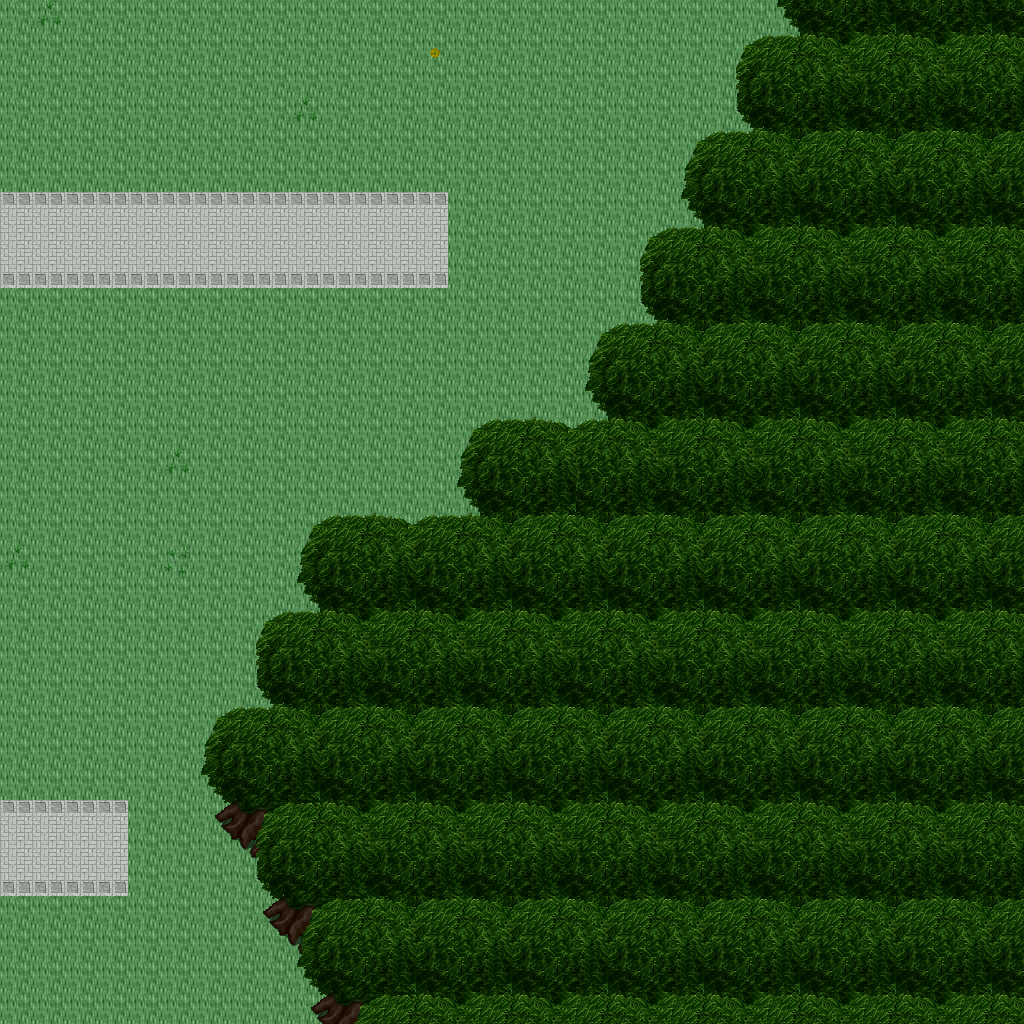

A level layout from a 2D game, rendered from its tile map. Below: a short description, then the map file with tile-grid data replaced by summaries:
An orthogonal 32x32 tile map with 32x32 px tiles, 5 tile layers (Ground, Objects, Objects2, Above, ...), 1 hidden layer not drawn, 53 tilesets.

<map version="1.10" tiledversion="1.11.0" orientation="orthogonal" renderorder="right-down" width="32" height="32" tilewidth="32" tileheight="32" infinite="0" nextlayerid="11" nextobjectid="1">
 <tileset firstgid="1" name="ground_ground" tilewidth="32" tileheight="32" tilecount="33" columns="3">
  <image source="../drawable/ground_ground.png" width="96" height="352" />
 </tileset>
 <tileset firstgid="34" name="building_castle" tilewidth="32" tileheight="32" tilecount="320" columns="20">
  <image source="../drawable/building_castle.png" width="640" height="512" />
 </tileset>
 <tileset firstgid="354" name="ground_square_patch" tilewidth="32" tileheight="32" tilecount="9" columns="3">
  <image source="../drawable/ground_square_patch.png" width="96" height="96" />
 </tileset>
 <tileset firstgid="363" name="building_decoration_banner" tilewidth="32" tileheight="32" tilecount="12" columns="1">
  <image source="../drawable/building_decoration_banner.png" width="32" height="384" />
 </tileset>
 <tileset firstgid="375" name="ground_water_pool" tilewidth="32" tileheight="32" tilecount="72" columns="3">
  <image source="../drawable/ground_water_pool.png" width="96" height="768" />
 </tileset>
 <tileset firstgid="447" name="building_wall_wall_brown" tilewidth="32" tileheight="32" tilecount="12" columns="3">
  <image source="../drawable/building_wall_wall_brown.png" width="96" height="128" />
 </tileset>
 <tileset firstgid="459" name="plant_grasses" tilewidth="32" tileheight="32" tilecount="6" columns="3">
  <image source="../drawable/plant_grasses.png" width="96" height="64" />
 </tileset>
 <tileset firstgid="465" name="plant_flower_daisy_white" tilewidth="32" tileheight="32" tilecount="8" columns="2">
  <image source="../drawable/plant_flower_daisy_white.png" width="64" height="128" />
 </tileset>
 <tileset firstgid="473" name="plant_tree_tree_darkgreen" tilewidth="32" tileheight="32" tilecount="88" columns="8">
  <image source="../drawable/plant_tree_tree_darkgreen.png" width="256" height="352" />
 </tileset>
 <tileset firstgid="561" name="plant_flower_daisy_red" tilewidth="32" tileheight="32" tilecount="8" columns="2">
  <image source="../drawable/plant_flower_daisy_red.png" width="64" height="128" />
 </tileset>
 <tileset firstgid="569" name="ground_grass_edges" tilewidth="32" tileheight="32" tilecount="36" columns="12">
  <image source="../drawable/ground_grass_edges.png" width="384" height="96" />
 </tileset>
 <tileset firstgid="605" name="ground_grass_corners" tilewidth="32" tileheight="32" tilecount="24" columns="6">
  <image source="../drawable/ground_grass_corners.png" width="192" height="128" />
 </tileset>
 <tileset firstgid="629" name="plant_bush_hedge" tilewidth="32" tileheight="32" tilecount="35" columns="5">
  <image source="../drawable/plant_bush_hedge.png" width="160" height="224" />
 </tileset>
 <tileset firstgid="664" name="ground_rock_pebbles" tilewidth="32" tileheight="32" tilecount="3" columns="1">
  <image source="../drawable/ground_rock_pebbles.png" width="32" height="96" />
 </tileset>
 <tileset firstgid="667" name="plant_bush_bushes" tilewidth="32" tileheight="32" tilecount="10" columns="5">
  <image source="../drawable/plant_bush_bushes.png" width="160" height="64" />
 </tileset>
 <tileset firstgid="677" name="building_roof_red" tilewidth="32" tileheight="32" tilecount="20" columns="5">
  <image source="../drawable/building_roof_red.png" width="160" height="128" />
 </tileset>
 <tileset firstgid="697" name="plant_flower_daisy_yellow" tilewidth="32" tileheight="32" tilecount="8" columns="2">
  <image source="../drawable/plant_flower_daisy_yellow.png" width="64" height="128" />
 </tileset>
 <tileset firstgid="705" name="plant_leaves" tilewidth="32" tileheight="32" tilecount="8" columns="4">
  <image source="../drawable/plant_leaves.png" width="128" height="64" />
 </tileset>
 <tileset firstgid="713" name="item_corpse_skull_pale" tilewidth="32" tileheight="32" tilecount="2" columns="2">
  <image source="../drawable/item_corpse_skull_pale.png" width="64" height="32" />
 </tileset>
 <tileset firstgid="715" name="building_roof_blue" tilewidth="32" tileheight="32" tilecount="20" columns="5">
  <image source="../drawable/building_roof_blue.png" width="160" height="128" />
 </tileset>
 <tileset firstgid="735" name="plant_cactus" tilewidth="32" tileheight="32" tilecount="2" columns="1">
  <image source="../drawable/plant_cactus.png" width="32" height="64" />
 </tileset>
 <tileset firstgid="737" name="plant_flower_daisy_blue" tilewidth="32" tileheight="32" tilecount="8" columns="2">
  <image source="../drawable/plant_flower_daisy_blue.png" width="64" height="128" />
 </tileset>
 <tileset firstgid="745" name="plant_stump_stump_brown" tilewidth="32" tileheight="32" tilecount="4" columns="2">
  <image source="../drawable/plant_stump_stump_brown.png" width="64" height="64" />
 </tileset>
 <tileset firstgid="749" name="plant_stump_rectangular" tilewidth="32" tileheight="32" tilecount="4" columns="2">
  <image source="../drawable/plant_stump_rectangular.png" width="64" height="64" />
 </tileset>
 <tileset firstgid="753" name="furniture_carpet_border" tilewidth="32" tileheight="32" tilecount="12" columns="3">
  <image source="../drawable/furniture_carpet_border.png" width="96" height="128" />
 </tileset>
 <tileset firstgid="765" name="ground_pothole" tilewidth="32" tileheight="32" tilecount="4" columns="4">
  <image source="../drawable/ground_pothole.png" width="128" height="32" />
 </tileset>
 <tileset firstgid="769" name="furniture_carpet_carpets" tilewidth="32" tileheight="32" tilecount="8" columns="4">
  <image source="../drawable/furniture_carpet_carpets.png" width="128" height="64" />
 </tileset>
 <tileset firstgid="777" name="building_roof_yellow" tilewidth="32" tileheight="32" tilecount="20" columns="5">
  <image source="../drawable/building_roof_yellow.png" width="160" height="128" />
 </tileset>
 <tileset firstgid="797" name="plant_stump_stump_green" tilewidth="32" tileheight="32" tilecount="4" columns="2">
  <image source="../drawable/plant_stump_stump_green.png" width="64" height="64" />
 </tileset>
 <tileset firstgid="801" name="item_pot_pot_golden_centred" tilewidth="32" tileheight="32" tilecount="3" columns="3">
  <image source="../drawable/item_pot_pot_golden_centred.png" width="96" height="32" />
 </tileset>
 <tileset firstgid="804" name="building_roof_green" tilewidth="32" tileheight="32" tilecount="20" columns="5">
  <image source="../drawable/building_roof_green.png" width="160" height="128" />
 </tileset>
 <tileset firstgid="824" name="item_statue_fairypool" tilewidth="32" tileheight="32" tilecount="16" columns="2">
  <image source="../drawable/item_statue_fairypool.png" width="64" height="256" />
 </tileset>
 <tileset firstgid="840" name="building_window_window_left" tilewidth="32" tileheight="32" tilecount="2" columns="2">
  <image source="../drawable/building_window_window_left.png" width="64" height="32" />
 </tileset>
 <tileset firstgid="842" name="building_window_window_long" tilewidth="32" tileheight="32" tilecount="3" columns="3">
  <image source="../drawable/building_window_window_long.png" width="96" height="32" />
 </tileset>
 <tileset firstgid="845" name="building_door_door_n" tilewidth="32" tileheight="32" tilecount="6" columns="3">
  <image source="../drawable/building_door_door_n.png" width="96" height="64" />
 </tileset>
 <tileset firstgid="851" name="item_postbox" tilewidth="32" tileheight="32" tilecount="4" columns="2">
  <image source="../drawable/item_postbox.png" width="64" height="64" />
 </tileset>
 <tileset firstgid="855" name="building_window_window_right" tilewidth="32" tileheight="32" tilecount="2" columns="2">
  <image source="../drawable/building_window_window_right.png" width="64" height="32" />
 </tileset>
 <tileset firstgid="857" name="building_decoration_blue_circle" tilewidth="32" tileheight="32" tilecount="4" columns="2">
  <image source="../drawable/building_decoration_blue_circle.png" width="64" height="64" />
 </tileset>
 <tileset firstgid="861" name="plant_indoor_flower_baskets" tilewidth="32" tileheight="32" tilecount="3" columns="1">
  <image source="../drawable/plant_indoor_flower_baskets.png" width="32" height="96" />
 </tileset>
 <tileset firstgid="864" name="building_decoration_chimney_big" tilewidth="32" tileheight="32" tilecount="2" columns="1">
  <image source="../drawable/building_decoration_chimney_big.png" width="32" height="64" />
 </tileset>
 <tileset firstgid="866" name="building_decoration_banner_long" tilewidth="32" tileheight="32" tilecount="3" columns="3">
  <image source="../drawable/building_decoration_banner_long.png" width="96" height="32" />
 </tileset>
 <tileset firstgid="869" name="building_decoration_chimney" tilewidth="32" tileheight="32" tilecount="2" columns="1">
  <image source="../drawable/building_decoration_chimney.png" width="32" height="64" />
 </tileset>
 <tileset firstgid="871" name="building_decoration_longhorn_skull" tilewidth="32" tileheight="32" tilecount="6" columns="3">
  <image source="../drawable/building_decoration_longhorn_skull.png" width="96" height="64" />
 </tileset>
 <tileset firstgid="877" name="building_decoration_library_banner" tilewidth="32" tileheight="32" tilecount="6" columns="3">
  <image source="../drawable/building_decoration_library_banner.png" width="96" height="64" />
 </tileset>
 <tileset firstgid="883" name="logic_creature_elf" tilewidth="32" tileheight="32" tilecount="16" columns="8">
  <image source="../drawable/logic_creature_elf.png" width="256" height="64" />
 </tileset>
 <tileset firstgid="899" name="logic_portal" tilewidth="32" tileheight="32" tilecount="24" columns="8">
  <image source="../drawable/logic_portal.png" width="256" height="96" />
 </tileset>
 <tileset firstgid="923" name="logic_collision" tilewidth="32" tileheight="32" tilecount="1" columns="1">
  <image source="../drawable/logic_collision.png" width="32" height="32" />
 </tileset>
 <tileset firstgid="924" name="ground_green_paving" tilewidth="32" tileheight="32" tilecount="18" columns="3">
  <image source="../drawable/ground_green_paving.png" width="96" height="192" />
 </tileset>
 <tileset firstgid="942" name="light_door_light" tilewidth="32" tileheight="32" tilecount="12" columns="3">
  <image source="../drawable/light_door_light.png" width="96" height="128" />
 </tileset>
 <tileset firstgid="954" name="furniture_light_roots_lamp" tilewidth="32" tileheight="32" tilecount="6" columns="2">
  <image source="../drawable/furniture_light_roots_lamp.png" width="64" height="96" />
 </tileset>
 <tileset firstgid="960" name="light_dim_yellow_light_7x5" tilewidth="32" tileheight="32" tilecount="35" columns="7">
  <image source="../drawable/light_dim_yellow_light_7x5.png" width="224" height="160" />
 </tileset>
 <tileset firstgid="995" name="light_yellow_light_5x5" tilewidth="32" tileheight="32" tilecount="25" columns="5">
  <image source="../drawable/light_yellow_light_5x5.png" width="160" height="160" />
 </tileset>
 <tileset firstgid="1020" name="building_decoration_shop_banners" tilewidth="32" tileheight="32" tilecount="8" columns="8">
  <image source="../drawable/building_decoration_shop_banners.png" width="256" height="32" />
 </tileset>
 <layer id="1" name="Ground" width="32" height="32">
  <data>[1024 cells, 1024 non-empty, 2 distinct tile ids]</data>
 </layer>
 <layer id="2" name="Objects" width="32" height="32">
  <data>[1024 cells, 45 non-empty, 7 distinct tile ids]</data>
 </layer>
 <layer id="3" name="Objects2" width="32" height="32">
  <data>[1024 cells, 17 non-empty, 14 distinct tile ids]</data>
 </layer>
 <layer id="4" name="Above" width="32" height="32">
  <data>[1024 cells, 581 non-empty, 36 distinct tile ids]</data>
 </layer>
 <layer id="5" name="Above2" width="32" height="32">
  <data>[1024 cells, 5 non-empty, 2 distinct tile ids]</data>
 </layer>
 <layer id="6" name="Walkable" width="32" height="32" visible="0">
  <data>[1024 cells, 532 non-empty, 1 distinct tile ids]</data>
 </layer>
 <objectgroup id="7" name="Mapevents" />
 <objectgroup id="8" name="Spawn" />
 <objectgroup id="9" name="Keys" />
 <objectgroup id="10" name="Replace" />
</map>
